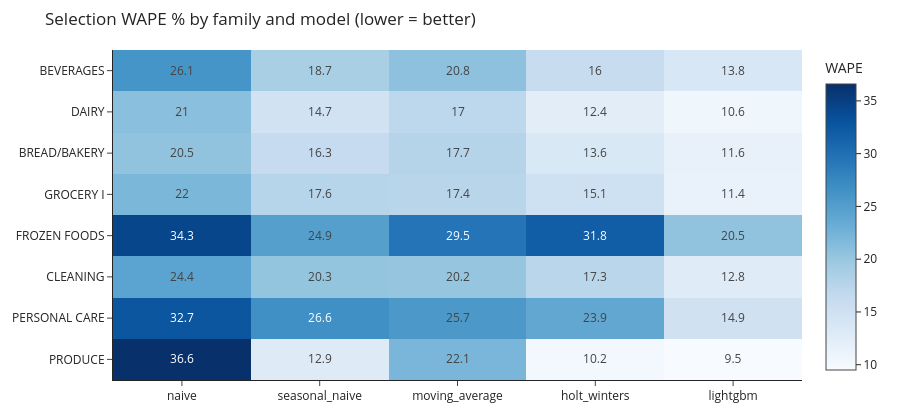

Notebook cell for this chart:
### Code cell
fig = px.imshow(piv[C.MODELS].round(1), text_auto=True, aspect="auto", color_continuous_scale="Blues",
                title="Selection WAPE % by family and model (lower = better)")
fig.update_layout(**{**LAYOUT, "height": 420}, coloraxis_colorbar=dict(title="WAPE"), xaxis_title=None, yaxis_title=None)
fig.show()

### Figure 1 — Plotly figure (JSON) as saved in the notebook; plotly's stock layout.template omitted (floating-point values rounded to 4 significant figures)
{"data": [{"coloraxis": "coloraxis", "hovertemplate": "model: %{x}<br>family: %{y}<br>color: %{z}<extra></extra>", "name": "0", "texttemplate": "%{z}", "type": "heatmap", "x": ["naive", "seasonal_naive", "moving_average", "holt_winters", "lightgbm"], "xaxis": "x", "y": ["BEVERAGES", "DAIRY", "BREAD/BAKERY", "GROCERY I", "FROZEN FOODS", "CLEANING", "PERSONAL CARE", "PRODUCE"], "yaxis": "y", "z": [[26.1, 18.7, 20.8, 16.0, 13.8], [21.0, 14.7, 17.0, 12.4, 10.6], [20.5, 16.3, 17.7, 13.6, 11.6], [22.0, 17.6, 17.4, 15.1, 11.4], [34.3, 24.9, 29.5, 31.8, 20.5], [24.4, 20.3, 20.2, 17.3, 12.8], [32.7, 26.6, 25.7, 23.9, 14.9], [36.6, 12.9, 22.1, 10.2, 9.5]]}], "layout": {"coloraxis": {"colorbar": {"title": {"text": "WAPE"}}, "colorscale": [[0.0, "rgb(247,251,255)"], [0.125, "rgb(222,235,247)"], [0.25, "rgb(198,219,239)"], [0.375, "rgb(158,202,225)"], [0.5, "rgb(107,174,214)"], [0.625, "rgb(66,146,198)"], [0.75, "rgb(33,113,181)"], [0.875, "rgb(8,81,156)"], [1.0, "rgb(8,48,107)"]]}, "font": {"size": 12}, "height": 420, "legend": {"title": {}}, "margin": {"b": 40, "l": 50, "r": 20, "t": 50}, "title": {"text": "Selection WAPE % by family and model (lower = better)"}, "xaxis": {"anchor": "y", "domain": [0.0, 1.0], "title": {}}, "yaxis": {"anchor": "x", "autorange": "reversed", "domain": [0.0, 1.0], "title": {}}}}
